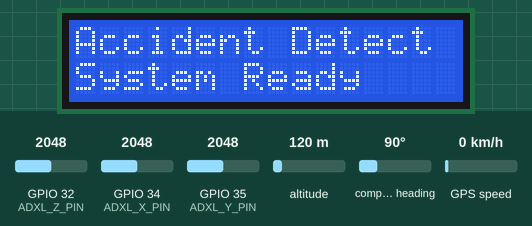
This sketch was run on a simulated ESP32. On the bench: 16×2 character LCD. Inputs (shaded band) come from the test bench; at power-on: GPIO 32 (ADXL_Z_PIN) = 2048, GPIO 34 (ADXL_X_PIN) = 2048, GPIO 35 (ADXL_Y_PIN) = 2048, altitude 120 m, compass heading 90°, GPS speed 0 km/h. The GPS gets a fix after 3 s at 37.7749, -122.4194 with 8 satellites; the modem accepts every AT command (registered, SIM ready, sends succeed) and sends nothing else; what the sketch prints to the serial monitor is not drawn.

Above: at 4.2 s.
4.3 s: GPIO 32 (ADXL_Z_PIN) set to 2926
5.8 s: GPIO 32 (ADXL_Z_PIN) set to 3037
At 6.3 s:
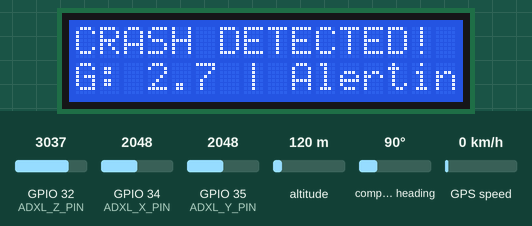
At 11.5 s:
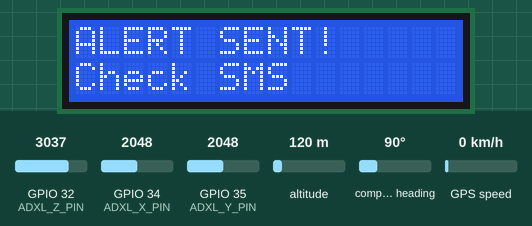
Timing chart, 0 to 13.0 s (numbered marks = the images above; inputs shaded):
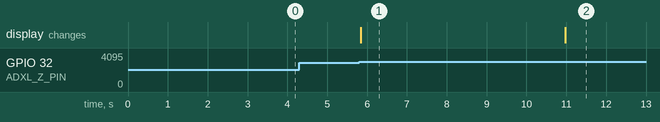

The sketch:

accident_detection.ino
```cpp
/*
 * Accident Detection & Alert System -- GPS + GSM SMS
 * Author: Mothi Charan Naik Desavath
 * Hardware: ESP32 + ADXL335 + NEO-6M GPS + SIM900 GSM + I2C LCD 16x2
 * Features: 3-axis G-force crash detection, GPS location, instant SMS alert
 *
 * Multi-UART Architecture:
 *   UART0 (USB Serial) -- Debug output
 *   UART1 (GPIO16/GPIO17) -- NEO-6M GPS (9600 baud)
 *   UART2 (GPIO4/GPIO5) -- SIM900 GSM (9600 baud)
 */

#include <WiFi.h>
#include <HardwareSerial.h>
#include <TinyGPS++.h>
#include <Wire.h>
#include <LiquidCrystal_I2C.h>

// --- Pin Definitions -------------------------------------
// ADXL335 Analog Outputs
#define ADXL_X_PIN   34     // X-axis acceleration
#define ADXL_Y_PIN   35     // Y-axis acceleration
#define ADXL_Z_PIN   32     // Z-axis acceleration

// I2C LCD
#define LCD_ADDR     0x27   // PCF8574 I2C address
#define LCD_SDA      21     // I2C Data
#define LCD_SCL      22     // I2C Clock

// GSM Emergency Contact
#define ALERT_NUMBER "+91XXXXXXXXXX"

// --- Detection Parameters --------------------------------
#define CRASH_THRESHOLD   2.5    // G-force threshold
#define GPS_TIMEOUT       5000   // Max ms to wait for GPS fix
#define SMS_RETRY_COUNT   3      // SMS send retries

// --- Serial Ports ----------------------------------------
HardwareSerial gpsSerial(1);    // UART1: GPS (GPIO16 TX, GPIO17 RX)
HardwareSerial gsmSerial(2);    // UART2: GSM (GPIO4 TX, GPIO5 RX)

// --- Objects ---------------------------------------------
TinyGPSPlus gps;
LiquidCrystal_I2C lcd(LCD_ADDR, 16, 2);

// --- State Variables -------------------------------------
bool crashDetected = false;
unsigned long crashTime = 0;

void setup() {
    // Debug serial
    Serial.begin(115200);
    Serial.println("Accident Detection System Starting...");

    // GPS serial (9600 baud)
    gpsSerial.begin(9600, SERIAL_8N1, 16, 17);  // RX=16, TX=17

    // GSM serial (9600 baud)
    gsmSerial.begin(9600, SERIAL_8N1, 5, 4);    // RX=5, TX=4

    // I2C LCD
    Wire.begin(LCD_SDA, LCD_SCL);
    lcd.init();
    lcd.backlight();
    lcd.setCursor(0, 0);
    lcd.print("Accident Detect");
    lcd.setCursor(0, 1);
    lcd.print("System Ready");

    // Initialize GSM
    initGSM();

    Serial.println("System Ready -- Monitoring for crashes...");
}

void loop() {
    // --- Read GPS continuously ------------------------
    while (gpsSerial.available() > 0) {
        gps.encode(gpsSerial.read());
    }

    // --- Read Accelerometer & Calculate G-Force -------
    int rawX = analogRead(ADXL_X_PIN);
    int rawY = analogRead(ADXL_Y_PIN);
    int rawZ = analogRead(ADXL_Z_PIN);

    // Convert 12-bit ADC (0-4095) to voltage (0-3.3V)
    float vx = (rawX / 4095.0) * 3.3;
    float vy = (rawY / 4095.0) * 3.3;
    float vz = (rawZ / 4095.0) * 3.3;

    // ADXL335 sensitivity: ~300 mV/g at 3.3V supply
    // Zero-g offset: ~1.65V
    float ax = (vx - 1.65) / 0.300;  // G-force on X
    float ay = (vy - 1.65) / 0.300;  // G-force on Y
    float az = (vz - 1.65) / 0.300;  // G-force on Z

    float gForce = sqrt(ax * ax + ay * ay + az * az);

    // --- Crash Detection ------------------------------
    if (gForce > CRASH_THRESHOLD && !crashDetected) {
        crashDetected = true;
        crashTime = millis();
        triggerCrashAlert(gForce);
    }

    // --- Reset after 30 seconds -----------------------
    if (crashDetected && millis() - crashTime > 30000) {
        crashDetected = false;
        lcd.clear();
        lcd.setCursor(0, 0);
        lcd.print("System Reset");
        lcd.setCursor(0, 1);
        lcd.print("Monitoring...");
        Serial.println("System reset -- monitoring resumed");
    }
}

void triggerCrashAlert(float gForce) {
    Serial.printf("\n!!! CRASH DETECTED -- %.1f G !!!\n", gForce);

    lcd.clear();
    lcd.setCursor(0, 0);
    lcd.print("CRASH DETECTED!");
    lcd.setCursor(0, 1);
    lcd.print("G: ");
    lcd.print(gForce, 1);
    lcd.print(" | Alerting");

    // Wait briefly for GPS fix after crash
    unsigned long gpsStart = millis();
    while (!gps.location.isValid() && millis() - gpsStart < GPS_TIMEOUT) {
        while (gpsSerial.available()) gps.encode(gpsSerial.read());
    }

    // Get coordinates
    String lat, lng;
    if (gps.location.isValid()) {
        lat = String(gps.location.lat(), 6);
        lng = String(gps.location.lng(), 6);
        Serial.printf("Location: %s, %s\n", lat.c_str(), lng.c_str());
    } else {
        lat = "Unknown";
        lng = "Unknown";
        Serial.println("GPS fix unavailable -- sending alert without location");
    }

    // Build Google Maps URL
    String mapsUrl = "https://maps.google.com/?q=" + lat + "," + lng;

    // Send SMS alert (with retries)
    bool sent = false;
    for (int retry = 0; retry < SMS_RETRY_COUNT && !sent; retry++) {
        sent = sendSMS(mapsUrl);
        if (!sent) delay(2000);
    }

    if (sent) {
        Serial.println("SMS alert sent successfully!");
        lcd.clear();
        lcd.setCursor(0, 0);
        lcd.print("ALERT SENT!");
        lcd.setCursor(0, 1);
        lcd.print("Check SMS");
    } else {
        Serial.println("SMS FAILED after retries!");
        lcd.clear();
        lcd.setCursor(0, 0);
        lcd.print("SMS FAILED!");
    }
}

bool sendSMS(String mapsUrl) {
    String msg = "ACCIDENT ALERT! Location: " + mapsUrl;

    gsmSerial.println("AT+CMGF=1");       // Text mode
    delay(500);
    gsmSerial.println("AT+CMGS=\"" + String(ALERT_NUMBER) + "\"");
    delay(500);
    gsmSerial.print(msg);                 // Message body
    delay(100);
    gsmSerial.write(26);                  // Ctrl+Z to send
    delay(3000);

    // Check response
    if (gsmSerial.available()) {
        String response = gsmSerial.readString();
        if (response.indexOf("OK") != -1) return true;
    }
    return false;
}

void initGSM() {
    Serial.print("Initializing GSM");
    gsmSerial.println("AT");
    delay(1000);

    int attempts = 0;
    while (attempts < 10) {
        gsmSerial.println("AT");
        delay(500);
        if (gsmSerial.available()) {
            String resp = gsmSerial.readString();
            if (resp.indexOf("OK") != -1) {
                Serial.println(" -- GSM Ready!");
                gsmSerial.println("AT+CMGF=1");  // Text mode
                delay(500);
                return;
            }
        }
        Serial.print(".");
        attempts++;
        delay(1000);
    }
    Serial.println(" -- GSM Init FAILED!");
}
```

Measured:
- the behaviour switches between 2978 and 2979 on GPIO 32 (ADXL_Z_PIN) (found by bisection; images 0 and 1)
- after the input at 4.3 s, every drawn part: stays the same
- after the input at 5.8 s, the display: changes at once (image 1)
- what the display in image 1 shows lasts 5.2 s, from 5.8 s to 11.0 s
